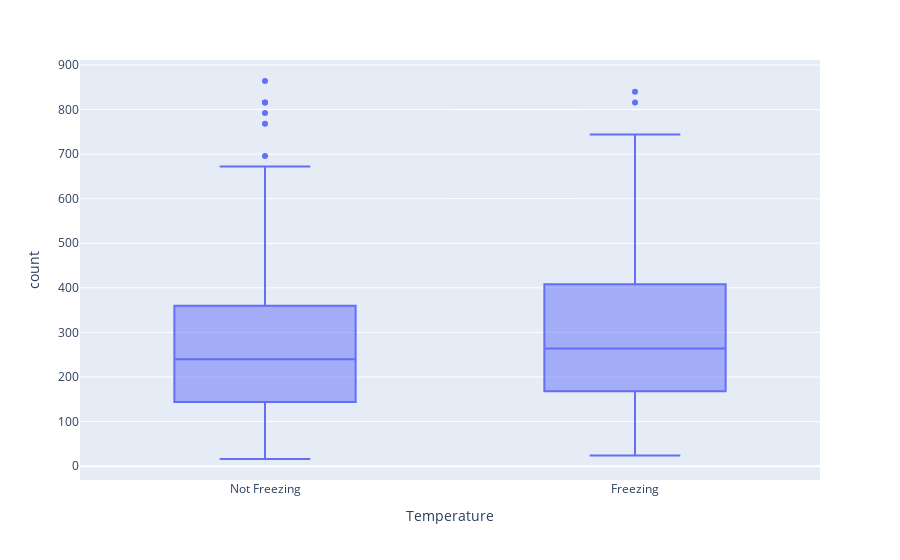

Write notebook code for a chart like this one.
### Code cell
box_plot = px.box(detroit_temps, x="Temperature", y="count")
box_plot.show()

### Figure 1 — Plotly figure (JSON) as saved in the notebook; plotly's stock layout.template omitted (floating-point values rounded to 4 significant figures; data arrays with more than 128 entries replaced by an {"elided": "..."} marker saying what was removed)
{"data": [{"alignmentgroup": "True", "hovertemplate": "Temperature=%{x}<br>count=%{y}<extra></extra>", "legendgroup": "", "marker": {"color": "#636efa"}, "name": "", "notched": false, "offsetgroup": "", "orientation": "v", "showlegend": false, "type": "box", "x": {"elided": "517 str values"}, "x0": " ", "xaxis": "x", "y": {"elided": "517 int values"}, "y0": " ", "yaxis": "y"}], "layout": {"boxmode": "group", "legend": {"tracegroupgap": 0}, "margin": {"t": 60}, "xaxis": {"anchor": "y", "domain": [0, 1], "title": {"text": "Temperature"}}, "yaxis": {"anchor": "x", "domain": [0, 1], "title": {"text": "count"}}}}
